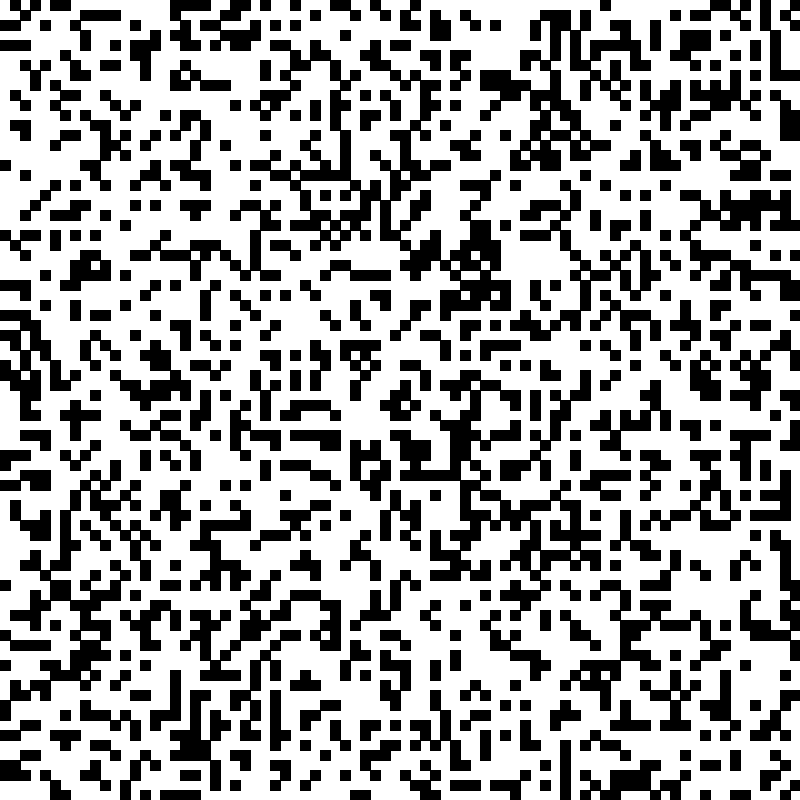
Frame 1 (no input)
Frame 60 (the mouse pressed at the canvas centre just before this capture): identical to frame 1, image omitted
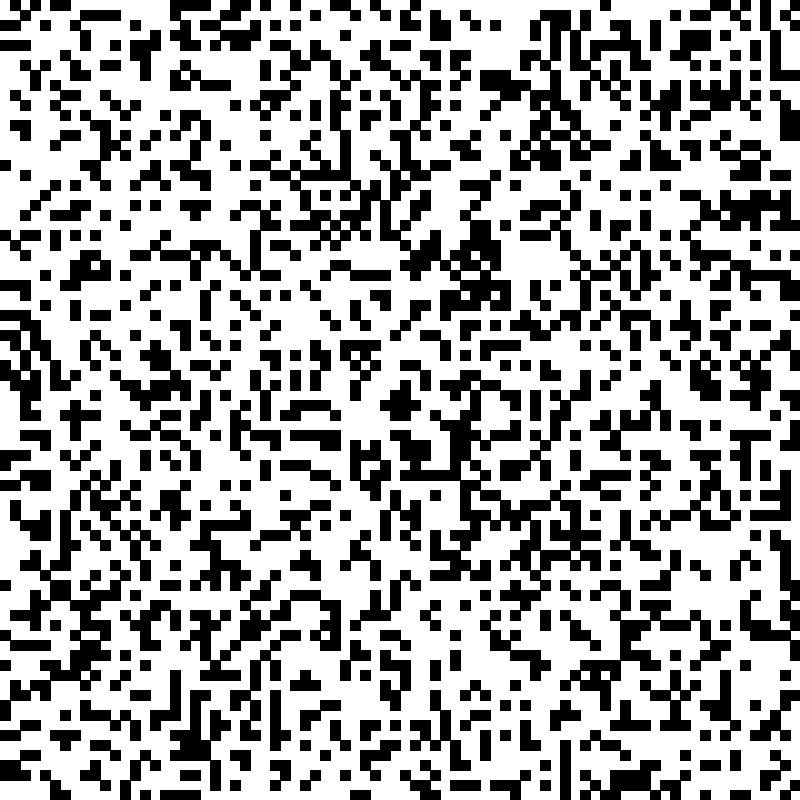
Frame 120 (the mouse held since frame 60 and released just before this capture)

The Processing sketch that drew these frames (run headless with seeded random() and noise(); from frame 60 on, the mouse is pressed at the canvas centre):

// Processing sketch: conways_game_of_life
// ── conways_game_of_life.pde
CellGrid cellGrid;
int framerate = 15;


void setup(){
  size(800, 800);
  frameRate(framerate);
  background(255);
  
  cellGrid = new CellGrid(80, 80);
  
}

void draw(){
  
  
  cellGrid.update();
  
  if (mousePressed) {
    cellGrid.click(mouseX, mouseY);
  }
  
  cellGrid.render();
  
}

void keyReleased(){
  if (key == int('p')) {
    println(cellGrid.updating);
    cellGrid.updating = !cellGrid.updating;
    if(cellGrid.updating){
      frameRate(framerate);
    }else{
      frameRate(120);
    }
  }
}
// ── cellGrid.pde
class CellGrid{
  
  int cellsX;
  int cellsY;
  boolean[][][] grid;
  boolean updating;
  int bufferIndex = 0;
  
  CellGrid(int _cellsX, int _cellsY){
    cellsX = _cellsX;
    cellsY = _cellsY;
    grid = new boolean[cellsX+2][cellsY+2][2];
    updating = false;
    
    
    for(int i = 0; i < cellsX+2; i++){
      for(int j = 0; j < cellsY+2; j++){
        grid[i][j][bufferIndex] = false;
        grid[i][j][bufferIndex+1] = false;
      }
    }
    
    for(int i = 1; i < cellsX+1; i++){
      for(int j = 1; j < cellsY+1; j++){
        grid[i][j][bufferIndex] = random(0,1) > 0.7;
        //grid[i][j][bufferIndex] = false;
      }
    }
  }
  
  int numLiveNeighbours(int i, int j){
    int x = 0;
    x += int(grid[i+1][j][bufferIndex%2]);
    x += int(grid[i+1][j+1][bufferIndex%2]);
    x += int(grid[i][j+1][bufferIndex%2]);
    x += int(grid[i-1][j+1][bufferIndex%2]);
    x += int(grid[i-1][j][bufferIndex%2]);
    x += int(grid[i-1][j-1][bufferIndex%2]);
    x += int(grid[i][j-1][bufferIndex%2]);
    x += int(grid[i+1][j-1][bufferIndex%2]);
    return x;
  }
  
  void update(){
    
    if(updating){
      for(int i = 1; i < cellsX+1; i++){
        for(int j = 1; j < cellsY+1; j++){
          
          int n = numLiveNeighbours(i, j);
          
          if (grid[i][j][bufferIndex%2]) {
            if (n < 2 || n > 3) {
              grid[i][j][(bufferIndex+1)%2] = false;
            }else{
              grid[i][j][(bufferIndex+1)%2] = true;
            }
          } else if (n == 3) {
            grid[i][j][(bufferIndex+1)%2] = true;
          } else {
            grid[i][j][(bufferIndex+1)%2] = false;
          }
          
        }
      }
      bufferIndex++;
    }
  }
  
  void click(int x, int y){
    int i = x * cellsX / width + 1;
    int j = y * cellsY / height + 1;
    if (i >= cellsX+1) i = cellsX;
    if (j >= cellsY+1) j = cellsY;
    
    grid[i][j][(bufferIndex)%2] = true;
      
  }
  
  void render(){
    background(255);
    stroke(0);
    fill(0);
    for(int i = 1; i < cellsX+1; i++){
       for(int j = 1; j < cellsY+1; j++){
        if(grid[i][j][bufferIndex%2]){
          rect(float(width*(i-1))/cellsX, float(height*(j-1))/cellsY, width/cellsX, height/cellsY);
        }
      }
    }
  }
  
  
  
  
}
